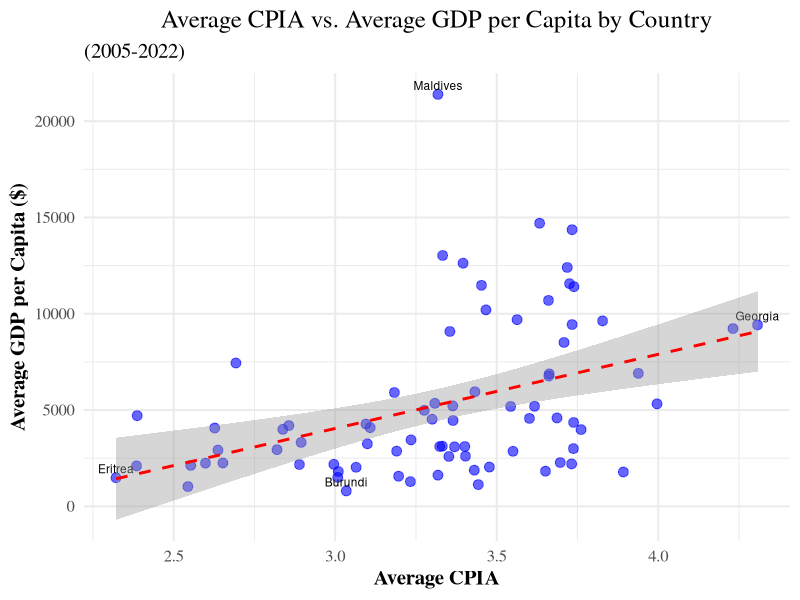

Recreate this plot in R.
## ---- chunk 1
#| echo: false
#| message: false
#| warning: false
#| fig-width: 10
#| fig-height: 5
#| label: fig-cpia-gnp
#| fig-cap: "Scatter plot of Average CPIA vs. Average GDP per Capita by Country. The plot includes linear regression line and highlights countries with the highest and lowest averages."

library(tidyverse)

data <- read_csv("data/processed/final_data.csv")

# Summarize the data by country
summarised_data <- data %>%
  group_by(Country) %>%
  summarize(
    average_GNP_per_capita = mean(GNP_per_capita, na.rm = TRUE),
    average_CPIA = mean(CPIA, na.rm = TRUE)
  )

# Identify countries with the highest and lowest average GNP_per_capita and CPIA
high_gnp_countries <- summarised_data %>% top_n(1, average_GNP_per_capita)
low_gnp_countries <- summarised_data %>% top_n(-1, average_GNP_per_capita)
high_cpia_countries <- summarised_data %>% top_n(1, average_CPIA)
low_cpia_countries <- summarised_data %>% top_n(-1, average_CPIA)

# Combine the identified countries to label
label_countries <- rbind(high_gnp_countries, low_gnp_countries, high_cpia_countries, low_cpia_countries) %>%
  distinct(Country, .keep_all = TRUE)

# Create the scatter plot using ggplot2
ggplot(summarised_data, aes(x = average_CPIA, y = average_GNP_per_capita, label = Country)) +
  geom_point(alpha = 0.6, color = 'blue', size = 3) +
  geom_text(data = label_countries, aes(label = Country), vjust = -0.5, hjust = 0.5, size = 3) +
  geom_smooth(method = 'lm', col = 'red', linetype = 'dashed') +
  labs(title = 'Average CPIA vs. Average GDP per Capita by Country',
       subtitle = '(2005-2022)',
       x = 'Average CPIA',
       y = 'Average GDP per Capita ($)') +
  theme_minimal(base_size = 15) +
  theme(plot.title = element_text(hjust = 0.5, family = "serif"), 
        axis.title = element_text(face = "bold", family = "serif"),
        text = element_text(family = "serif"))
